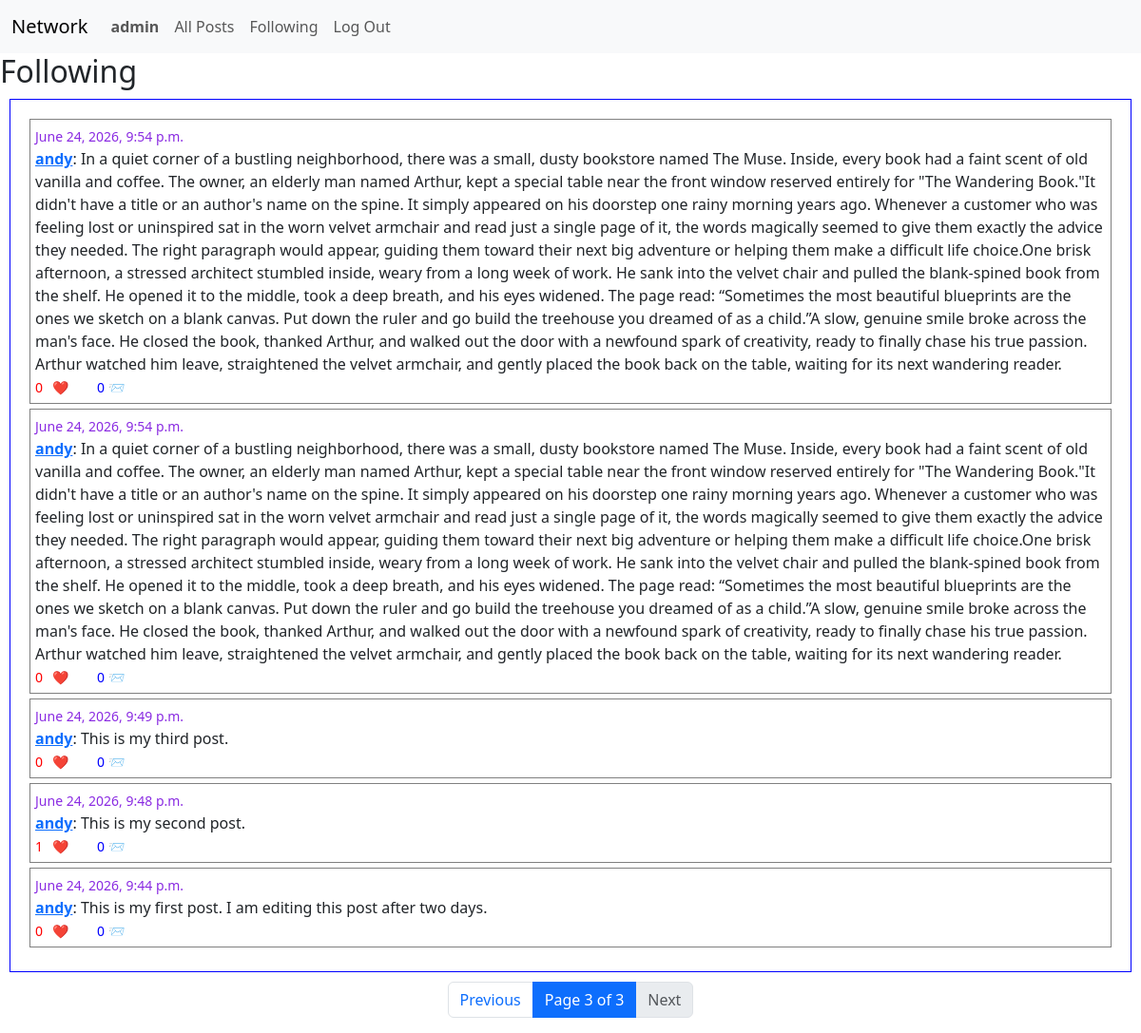
/following?page=3 (signed in), run on the app's committed database.
### network/models.py (models this page shows, shortened)
class User(AbstractUser):
    following = models.ManyToManyField("self", symmetrical=False, blank=True, related_name="followers")
    pass

class Post(models.Model):
    user = models.ForeignKey(User, on_delete=models.CASCADE, related_name="posts")
    content = models.TextField()
    timestamp = models.DateTimeField(auto_now_add=True)

### network/views.py (the view)
# urls.py: path("following", views.following, name="following"),
@login_required
def following(request):
    posts = Post.objects.filter(user__in=request.user.following.all()).order_by("-timestamp")
    paginator = Paginator(posts, 10)
    pageNumber = request.GET.get('page', 1)
    pageObject = paginator.get_page(pageNumber)
    return render(request, "network/following.html", {
        "posts":pageObject,
    })

### network/templates/network/following.html (shortened to what this page needs)
{% extends "network/layout.html" %}
{% load static %}
{% block body %}
    <h2> Following </h2>
    <div id="posts-container" class="posts-container" >
        {% for post in posts %}
            <div class="individual-post">
                <small style="color:blueviolet;">{{post.timestamp}}</small><br>
                <strong><a href="{% url 'profile' post.user.username %}">{{post.user.username}}</a></strong>: {{post.content}} <br>
                <small style="color:red;"> <span class="likescount">{{post.likes.count}}</span> <button data-id="{{post.id}}" class="likebutton">❤️</button></small>
                <small style="color:blue;">{{post.comments.count}} 📨</small>
            </div>
        {% empty %}
            <strong> No posts yet!!! </strong>
        {% endfor %}
    </div>
    <nav aria-label="Page navigation">
        <ul class="pagination justify-content-center">
            {% if posts.has_previous %}
                <li class="page-item">
                    <a class="page-link" href="?page={{ posts.previous_page_number }}">Previous</a>
                </li>
            {% else %}
                <li class="page-item disabled">
                    <span class="page-link">Previous</span>
                </li>
            {% endif %}
            <li class="page-item active" aria-current="page">
                <span class="page-link">
                    Page {{ posts.number }} of {{ posts.paginator.num_pages }}
                </span>
            </li>
            {% if posts.has_next %}
                <li class="page-item">
                    <a class="page-link" href="?page={{ posts.next_page_number }}">Next</a>
                </li>
            {% else %}
                <li class="page-item disabled">
                    <span class="page-link">Next</span>
                </li>
            {% endif %}
        </ul>
    </nav>
{% endblock %}

### network/templates/network/layout.html (shortened to what this page needs)
{% load static %}
<!DOCTYPE html>
<html lang="en">
    <head>
        <link href="https://cdn.jsdelivr.net/npm/bootstrap@5.3.3/dist/css/bootstrap.min.css" rel="stylesheet">
        <link href="{% static 'network/styles.css' %}" rel="stylesheet">
    </head>
    <body>
        <nav class="navbar navbar-expand-lg bg-light">
            <div class="container-fluid"> <a class="navbar-brand" href="{% url 'index' %}">Network</a>
                <div class="collapse navbar-collapse" id="navbarNav">
                    <ul class="navbar-nav me-auto mb-2 mb-lg-0">
                        {% if user.is_authenticated %}
                            <li class="nav-item">
                                <a class="nav-link" href="{% url 'profile' user.username %}"><strong>{{ user.username }}</strong></a>
                            </li>
                        {% endif %}
                        <li class="nav-item">
                            <a class="nav-link" href="{% url 'index' %}">All Posts</a>
                        </li>
                        {% if user.is_authenticated %}
                            <li class="nav-item">
                                <a class="nav-link" href="{% url 'following' %}">Following</a>
                            </li>
                            <li class="nav-item">
                                <a class="nav-link" href="{% url 'logout' %}">Log Out</a>
                            </li>
                        {% endif %}
                    </ul>
                </div>
            </div>
        </nav>
        <div class="body">
            {% block body %}
            {% endblock %}
        </div>
    </body>
</html>

### network/static/network/styles.css (style rules this page uses)
.posts-container { height:auto; width: auto; border: 1px solid blue; margin: 10px; padding: 20px; margin-right: 10px; }
.individual-post { border: 1px solid gray; margin-bottom: 5px; padding: 5px; }
.likebutton { border:none; background-color: transparent; }

### data on the page
User: username "admin"
Post: timestamp "June 24, 2026, 9:54 p.m.", user.username "andy", content "In a quiet corner of a bustling neighborhood, there was a small, dusty bookstore named The Muse. Inside, every book had a faint scent of old vanilla and coffee. The owner, an elderly man named Arthur, kept a special table near the front window reserved entirely for \"The Wandering Book.\"It didn't have a title or an author's name on the spine. It simply appeared on his doorstep one rainy morning years ago. Whenever a customer who was feeling lost or uninspired sat in the worn velvet armchair and read just a single page of it, the words magically seemed to give them exactly the advice they needed. The right paragraph would appear, guiding them toward their next big adventure or helping them…", likes.count "0", comments.count "0"
Post: timestamp "June 24, 2026, 9:54 p.m.", user.username "andy", content "In a quiet corner of a bustling neighborhood, there was a small, dusty bookstore named The Muse. Inside, every book had a faint scent of old vanilla and coffee. The owner, an elderly man named Arthur, kept a special table near the front window reserved entirely for \"The Wandering Book.\"It didn't have a title or an author's name on the spine. It simply appeared on his doorstep one rainy morning years ago. Whenever a customer who was feeling lost or uninspired sat in the worn velvet armchair and read just a single page of it, the words magically seemed to give them exactly the advice they needed. The right paragraph would appear, guiding them toward their next big adventure or helping them…", likes.count "0", comments.count "0"
Post: timestamp "June 24, 2026, 9:49 p.m.", user.username "andy", content "This is my third post.", likes.count "0", comments.count "0"
Post: timestamp "June 24, 2026, 9:48 p.m.", user.username "andy", content "This is my second post.", likes.count "1", comments.count "0"
Post: timestamp "June 24, 2026, 9:44 p.m.", user.username "andy", content "This is my first post. I am editing this post after two days.", likes.count "0", comments.count "0"

### other printed values
{{ posts.number }} "3"
{{ posts.paginator.num_pages }} "3"
